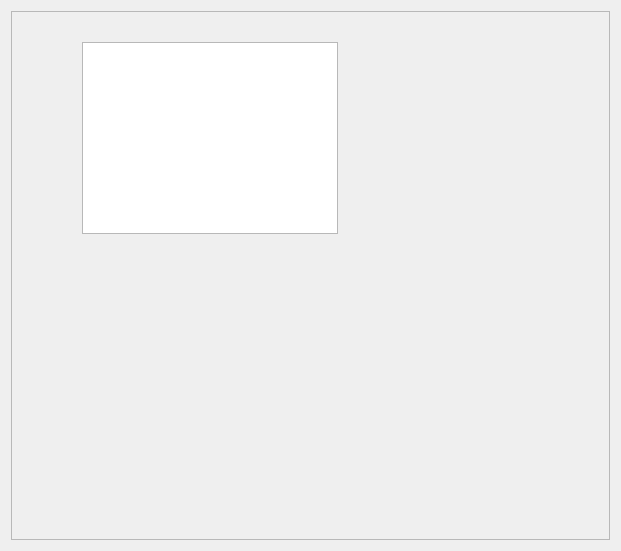
<?xml version="1.0" encoding="UTF-8"?>
<ui version="4.0">
 <class>Lures</class>
 <widget class="QDialog" name="Lures">
  <property name="windowModality">
   <enum>Qt::NonModal</enum>
  </property>
  <property name="geometry">
   <rect>
    <x>0</x>
    <y>0</y>
    <width>621</width>
    <height>551</height>
   </rect>
  </property>
  <property name="contextMenuPolicy">
   <enum>Qt::DefaultContextMenu</enum>
  </property>
  <property name="windowTitle">
   <string>Vieheet</string>
  </property>
  <property name="modal">
   <bool>false</bool>
  </property>
  <layout class="QVBoxLayout" name="verticalLayout">
   <item>
    <layout class="QGridLayout" name="gridLayout">
     <item row="2" column="0">
      <widget class="QScrollArea" name="scrollArea">
       <property name="widgetResizable">
        <bool>true</bool>
       </property>
       <widget class="QWidget" name="scrollAreaWidgetContents">
        <property name="geometry">
         <rect>
          <x>0</x>
          <y>0</y>
          <width>593</width>
          <height>523</height>
         </rect>
        </property>
        <widget class="QTableWidget" name="tableWidget">
         <property name="geometry">
          <rect>
           <x>70</x>
           <y>30</y>
           <width>256</width>
           <height>192</height>
          </rect>
         </property>
        </widget>
       </widget>
      </widget>
     </item>
    </layout>
   </item>
  </layout>
 </widget>
 <resources/>
 <connections/>
</ui>
